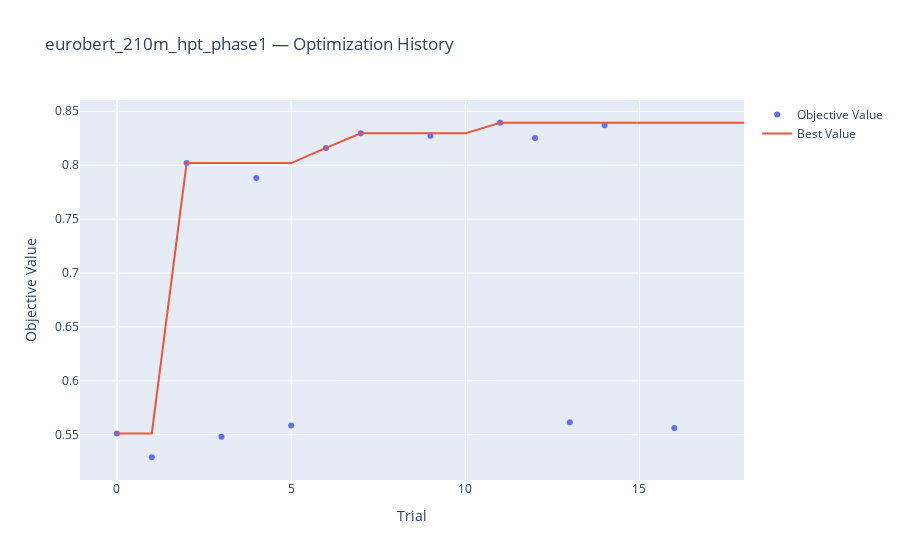
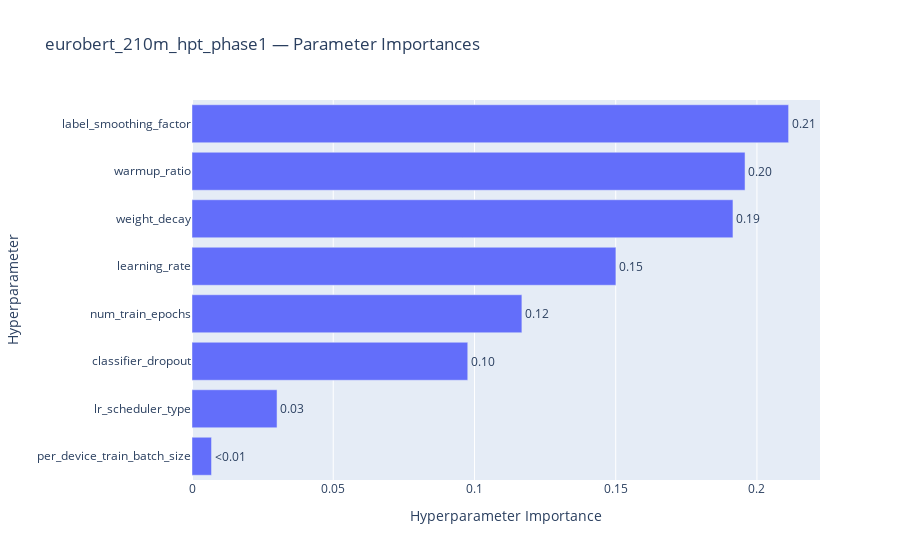
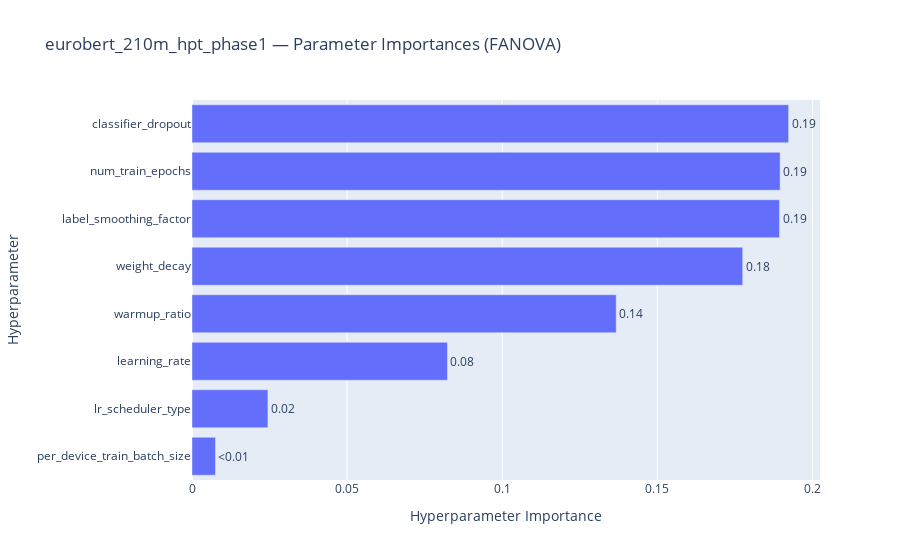
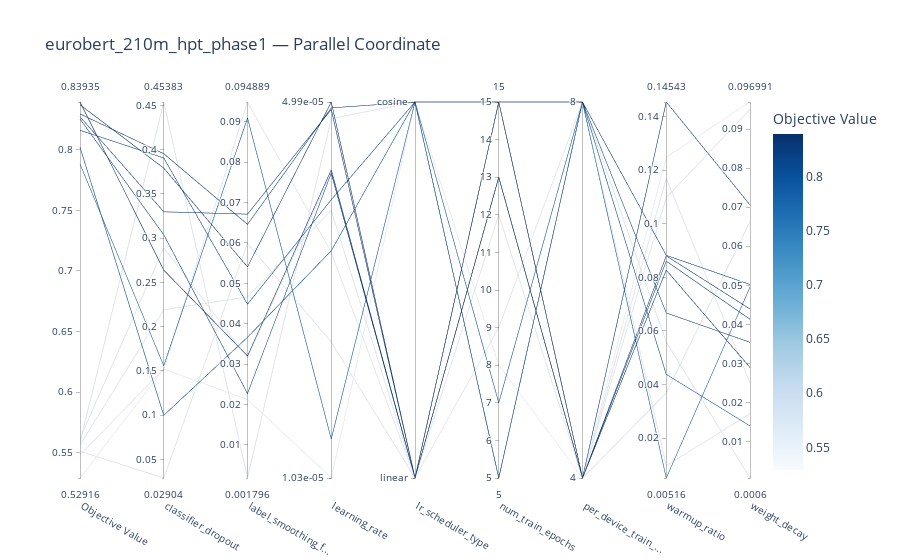

Notebook source saved alongside these figures, in order:
### Markdown cell above
---
## 5. Optuna-Visualisierungen

### Code cell
# ============================================================
# 5a. OPTUNA-VISUALISIERUNGEN (Single-Study)
# ============================================================

for entry in all_studies:
    study = entry["study"]
    name = entry["name"]

    print(f"\n{'=' * 70}")
    print(f"  {name} — Optuna-Plots")
    print(f"{'=' * 70}")

    # --- Determine parameter names for pairwise plots ---
    param_names_optuna = list(study.best_trial.params.keys()) if study.best_trial else []

    # 1. Optimization History
    try:
        fig = plot_optimization_history(study)
        fig.update_layout(title=f"{name} — Optimization History")
        fig.show()
    except Exception as e:
        print(f"  plot_optimization_history: {e}")

    # 2. Parameter Importances (default evaluator)
    try:
        fig = plot_param_importances(study)
        fig.update_layout(title=f"{name} — Parameter Importances")
        fig.show()
    except Exception as e:
        print(f"  plot_param_importances: {e}")

    # 3. Parameter Importances with FANOVA (interaction terms)
    try:
        fanova_evaluator = FanovaImportanceEvaluator()
        importances = optuna.importance.get_param_importances(study, evaluator=fanova_evaluator)
        fig = plot_param_importances(study, evaluator=fanova_evaluator)
        fig.update_layout(title=f"{name} — Parameter Importances (FANOVA)")
        fig.show()

        # Interaction importance: evaluate all pairs
        print(f"\n  FANOVA Interaction Analysis:")
        print(f"  {'Parameter Pair':50s}  {'Interaction Importance':>22s}")
        print(f"  {'-' * 75}")

        if len(param_names_optuna) >= 2:
            pair_importances = {}
            for p1, p2 in combinations(param_names_optuna, 2):
                try:
                    # Importance of pair together vs individual
                    imp_p1 = importances.get(p1, 0)
                    imp_p2 = importances.get(p2, 0)
                    # Use a sub-study approach: evaluate with only these 2 params
                    pair_eval = FanovaImportanceEvaluator()
                    pair_imp = optuna.importance.get_param_importances(
                        study, evaluator=pair_eval, params=[p1, p2]
                    )
                    total_pair = sum(pair_imp.values())
                    individual_sum = imp_p1 + imp_p2
                    # Interaction = how much the pair explains beyond individual effects
                    interaction = max(0, total_pair - individual_sum)
                    pair_importances[(p1, p2)] = interaction
                except Exception:
                    pass

            # Sort by interaction strength
            for (p1, p2), imp in sorted(pair_importances.items(), key=lambda x: x[1], reverse=True):
                if imp > 0.001:
                    print(f"  {p1} x {p2:30s}  {imp:>22.4f}")

            if not any(v > 0.001 for v in pair_importances.values()):
                print(f"  Keine signifikanten Interaktionen gefunden.")
    except Exception as e:
        print(f"  FANOVA interaction analysis: {e}")

    # 4. Parallel Coordinate
    try:
        fig = plot_parallel_coordinate(study)
        fig.update_layout(title=f"{name} — Parallel Coordinate")
        fig.show()
    except Exception as e:
        print(f"  plot_parallel_coordinate: {e}")

    # 5. Slice Plot
    try:
        fig = plot_slice(study)
        fig.update_layout(title=f"{name} — Slice Plot")
        fig.show()
    except Exception as e:
        print(f"  plot_slice: {e}")

    # 6. Contour Plots — Individual pairwise (top pairs by importance)
    try:
        # Get top parameters by importance for readable pairwise plots
        imp = optuna.importance.get_param_importances(study)
        sorted_params = [p for p in sorted(imp, key=imp.get, reverse=True) if p in param_names_optuna]
        # Take top 4 most important params, generate all pairs
        top_params = sorted_params[:4]

        if len(top_params) >= 2:
            pairs = list(combinations(top_params, 2))
            print(f"\n  Contour Plots: {len(pairs)} Paare der Top-{len(top_params)} wichtigsten Parameter")

            for p1, p2 in pairs:
                try:
                    fig = plot_contour(study, params=[p1, p2])
                    fig.update_layout(
                        title=f"{name} — Contour: {p1} vs {p2}",
                        width=700,
                        height=550,
                    )
                    fig.show()
                except Exception as e:
                    print(f"    Contour {p1} vs {p2}: {e}")
        else:
            print("  Contour: Weniger als 2 Parameter, uebersprungen.")
    except Exception as e:
        print(f"  Contour plots: {e}")

    # 7. Intermediate Values (Fold-Level)
    try:
        fig = plot_intermediate_values(study)
        fig.update_layout(title=f"{name} — Intermediate Values (Folds)")
        fig.show()
    except Exception as e:
        print(f"  plot_intermediate_values: {e}")

    # 8. Rank Plots — Individual pairwise (top pairs by importance)
    try:
        if len(top_params) >= 2:
            print(f"\n  Rank Plots: {len(pairs)} Paare der Top-{len(top_params)} wichtigsten Parameter")

            for p1, p2 in pairs:
                try:
                    fig = plot_rank(study, params=[p1, p2])
                    fig.update_layout(
                        title=f"{name} — Rank: {p1} vs {p2}",
                        width=700,
                        height=550,
                    )
                    fig.show()
                except Exception as e:
                    print(f"    Rank {p1} vs {p2}: {e}")
        else:
            print("  Rank: Weniger als 2 Parameter, uebersprungen.")
    except Exception as e:
        print(f"  Rank plots: {e}")

    # 9. Timeline
    try:
        fig = plot_timeline(study)
        fig.update_layout(title=f"{name} — Timeline")
        fig.show()
    except Exception as e:
        print(f"  plot_timeline: {e}")

    # 10. EDF (Empirical Distribution Function)
    try:
        fig = plot_edf(study)
        fig.update_layout(title=f"{name} — EDF")
        fig.show()
    except Exception as e:
        print(f"  plot_edf: {e}")

### Figure 1 — Plotly figure (JSON) as saved in the notebook; plotly's stock layout.template omitted (floating-point values rounded to 4 significant figures)
{"data": [{"mode": "markers", "name": "Objective Value", "type": "scatter", "x": [0, 1, 2, 3, 4, 5, 6, 7, 9, 11, 12, 13, 14, 16], "y": [0.5512, 0.5292, 0.8019, 0.5483, 0.7881, 0.5587, 0.816, 0.8295, 0.8272, 0.8393, 0.8253, 0.5617, 0.8371, 0.5564]}, {"mode": "lines", "name": "Best Value", "type": "scatter", "x": [0, 1, 2, 3, 4, 5, 6, 7, 8, 9, 10, 11, 12, 13, 14, 15, 16, 17, 18], "y": [0.5512, 0.5512, 0.8019, 0.8019, 0.8019, 0.8019, 0.816, 0.8295, 0.8295, 0.8295, 0.8295, 0.8393, 0.8393, 0.8393, 0.8393, 0.8393, 0.8393, 0.8393, 0.8393]}, {"marker": {"color": "#cccccc"}, "mode": "markers", "name": "Infeasible Trial", "showlegend": false, "type": "scatter", "x": [], "y": []}], "layout": {"title": {"text": "eurobert_210m_hpt_phase1 — Optimization History"}, "xaxis": {"title": {"text": "Trial"}}, "yaxis": {"title": {"text": "Objective Value"}}}}

### Figure 2 — Plotly figure (JSON) as saved in the notebook; plotly's stock layout.template omitted (floating-point values rounded to 4 significant figures)
{"data": [{"cliponaxis": false, "hovertemplate": ["per_device_train_batch_size (CategoricalDistribution): 0.006912191212501235<extra></extra>", "lr_scheduler_type (CategoricalDistribution): 0.030105769558075007<extra></extra>", "classifier_dropout (FloatDistribution): 0.09762560510323286<extra></extra>", "num_train_epochs (IntDistribution): 0.1167855223903244<extra></extra>", "learning_rate (FloatDistribution): 0.15006837396652256<extra></extra>", "weight_decay (FloatDistribution): 0.19150816218416525<extra></extra>", "warmup_ratio (FloatDistribution): 0.19578722647786864<extra></extra>", "label_smoothing_factor (FloatDistribution): 0.2112071491073101<extra></extra>"], "name": "Objective Value", "orientation": "h", "text": ["<0.01", "0.03", "0.10", "0.12", "0.15", "0.19", "0.20", "0.21"], "textposition": "outside", "type": "bar", "x": [0.006912, 0.03011, 0.09763, 0.1168, 0.1501, 0.1915, 0.1958, 0.2112], "y": ["per_device_train_batch_size", "lr_scheduler_type", "classifier_dropout", "num_train_epochs", "learning_rate", "weight_decay", "warmup_ratio", "label_smoothing_factor"]}], "layout": {"title": {"text": "eurobert_210m_hpt_phase1 — Parameter Importances"}, "xaxis": {"title": {"text": "Hyperparameter Importance"}}, "yaxis": {"title": {"text": "Hyperparameter"}}}}

### Figure 3 — Plotly figure (JSON) as saved in the notebook; plotly's stock layout.template omitted (floating-point values rounded to 4 significant figures)
{"data": [{"cliponaxis": false, "hovertemplate": ["per_device_train_batch_size (CategoricalDistribution): 0.007567375427528542<extra></extra>", "lr_scheduler_type (CategoricalDistribution): 0.024478284152163268<extra></extra>", "learning_rate (FloatDistribution): 0.0823546880151838<extra></extra>", "warmup_ratio (FloatDistribution): 0.13674620693974276<extra></extra>", "weight_decay (FloatDistribution): 0.17753753990887255<extra></extra>", "label_smoothing_factor (FloatDistribution): 0.18939786871319622<extra></extra>", "num_train_epochs (IntDistribution): 0.1895945034681288<extra></extra>", "classifier_dropout (FloatDistribution): 0.19232353337518404<extra></extra>"], "name": "Objective Value", "orientation": "h", "text": ["<0.01", "0.02", "0.08", "0.14", "0.18", "0.19", "0.19", "0.19"], "textposition": "outside", "type": "bar", "x": [0.007567, 0.02448, 0.08235, 0.1367, 0.1775, 0.1894, 0.1896, 0.1923], "y": ["per_device_train_batch_size", "lr_scheduler_type", "learning_rate", "warmup_ratio", "weight_decay", "label_smoothing_factor", "num_train_epochs", "classifier_dropout"]}], "layout": {"title": {"text": "eurobert_210m_hpt_phase1 — Parameter Importances (FANOVA)"}, "xaxis": {"title": {"text": "Hyperparameter Importance"}}, "yaxis": {"title": {"text": "Hyperparameter"}}}}

### Figure 4 — Plotly figure (JSON) as saved in the notebook; plotly's stock layout.template omitted (floating-point values rounded to 4 significant figures)
{"data": [{"dimensions": [{"label": "Objective Value", "range": [0.5292, 0.8393], "values": [0.5512, 0.5292, 0.8272, 0.8393, 0.8253, 0.5617, 0.8371, 0.5564, 0.8019, 0.5483, 0.7881, 0.5587, 0.816, 0.8295]}, {"label": "classifier_dropout", "range": [0.02904, 0.4538], "values": [0.02904, 0.1521, 0.3298, 0.2639, 0.3039, 0.2891, 0.3791, 0.2191, 0.09984, 0.1523, 0.1559, 0.4538, 0.3906, 0.3954]}, {"label": "label_smoothing_f...", "range": [0.001796, 0.09489], "values": [0.05987, 0.02123, 0.06713, 0.03202, 0.02271, 0.03166, 0.05406, 0.04664, 0.03664, 0.09489, 0.09093, 0.001796, 0.04482, 0.06459]}, {"label": "learning_rate", "range": [-4.986, -4.302], "ticktext": ["1.03e-05", "4.99e-05"], "tickvals": [-4.986, -4.302], "values": [-4.738, -4.986, -4.315, -4.425, -4.431, -4.43, -4.302, -4.499, -4.572, -4.575, -4.915, -4.332, -4.48, -4.313]}, {"label": "lr_scheduler_type", "range": [0, 1], "ticktext": ["linear", "cosine"], "tickvals": [0, 1], "values": [0, 1, 0, 0, 0, 0, 0, 0, 1, 0, 1, 1, 1, 1]}, {"label": "num_train_epochs", "range": [5, 15], "values": [12, 8, 15, 13, 13, 13, 15, 13, 5, 9, 7, 5, 15, 15]}, {"label": "per_device_train_...", "range": [0, 1], "ticktext": ["4", "8"], "tickvals": [0, 1], "values": [0, 0, 0, 0, 0, 0, 0, 0, 1, 1, 1, 1, 1, 1]}, {"label": "warmup_ratio", "range": [0.005158, 0.1454], "values": [0.1098, 0.1249, 0.1454, 0.08802, 0.08605, 0.03688, 0.0827, 0.1169, 0.04382, 0.009758, 0.005158, 0.05588, 0.06674, 0.08822]}, {"label": "weight_decay", "range": [0.0005997, 0.09699], "values": [0.09507, 0.09699, 0.07061, 0.04392, 0.04129, 0.06634, 0.02894, 0.02497, 0.01395, 0.01705, 0.04952, 0.0005997, 0.03539, 0.05021]}], "labelangle": 30, "labelside": "bottom", "line": {"color": [0.5512, 0.5292, 0.8272, 0.8393, 0.8253, 0.5617, 0.8371, 0.5564, 0.8019, 0.5483, 0.7881, 0.5587, 0.816, 0.8295], "colorbar": {"title": {"text": "Objective Value"}}, "colorscale": [[0, "rgb(247,251,255)"], [0.125, "rgb(222,235,247)"], [0.25, "rgb(198,219,239)"], [0.375, "rgb(158,202,225)"], [0.5, "rgb(107,174,214)"], [0.625, "rgb(66,146,198)"], [0.75, "rgb(33,113,181)"], [0.875, "rgb(8,81,156)"], [1, "rgb(8,48,107)"]], "reversescale": false, "showscale": true}, "type": "parcoords"}], "layout": {"title": {"text": "eurobert_210m_hpt_phase1 — Parallel Coordinate"}}}
